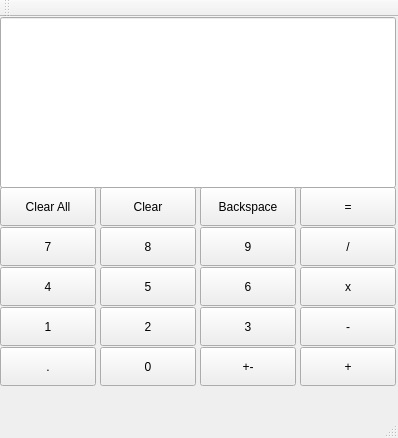
<?xml version="1.0" encoding="UTF-8"?>
<ui version="4.0">
 <class>MainWindow</class>
 <widget class="QMainWindow" name="MainWindow">
  <property name="geometry">
   <rect>
    <x>0</x>
    <y>0</y>
    <width>398</width>
    <height>438</height>
   </rect>
  </property>
  <property name="windowTitle">
   <string>MainWindow</string>
  </property>
  <widget class="QWidget" name="centralWidget">
   <widget class="QLineEdit" name="display">
    <property name="geometry">
     <rect>
      <x>0</x>
      <y>0</y>
      <width>396</width>
      <height>171</height>
     </rect>
    </property>
   </widget>
   <widget class="QPushButton" name="pushButton">
    <property name="geometry">
     <rect>
      <x>0</x>
      <y>170</y>
      <width>96</width>
      <height>39</height>
     </rect>
    </property>
    <property name="text">
     <string>Clear All</string>
    </property>
   </widget>
   <widget class="QPushButton" name="pushButton_2">
    <property name="geometry">
     <rect>
      <x>100</x>
      <y>170</y>
      <width>96</width>
      <height>39</height>
     </rect>
    </property>
    <property name="text">
     <string>Clear</string>
    </property>
   </widget>
   <widget class="QPushButton" name="pushButton_3">
    <property name="geometry">
     <rect>
      <x>200</x>
      <y>170</y>
      <width>96</width>
      <height>39</height>
     </rect>
    </property>
    <property name="text">
     <string>Backspace</string>
    </property>
   </widget>
   <widget class="QPushButton" name="pushButton_4">
    <property name="geometry">
     <rect>
      <x>300</x>
      <y>170</y>
      <width>96</width>
      <height>39</height>
     </rect>
    </property>
    <property name="text">
     <string>=</string>
    </property>
   </widget>
   <widget class="QPushButton" name="pushButton_5">
    <property name="geometry">
     <rect>
      <x>300</x>
      <y>210</y>
      <width>96</width>
      <height>39</height>
     </rect>
    </property>
    <property name="text">
     <string>/</string>
    </property>
   </widget>
   <widget class="QPushButton" name="pushButton_6">
    <property name="geometry">
     <rect>
      <x>300</x>
      <y>250</y>
      <width>96</width>
      <height>39</height>
     </rect>
    </property>
    <property name="text">
     <string>x</string>
    </property>
   </widget>
   <widget class="QPushButton" name="pushButton_7">
    <property name="geometry">
     <rect>
      <x>300</x>
      <y>290</y>
      <width>96</width>
      <height>39</height>
     </rect>
    </property>
    <property name="text">
     <string>-</string>
    </property>
   </widget>
   <widget class="QPushButton" name="pushButton_8">
    <property name="geometry">
     <rect>
      <x>300</x>
      <y>330</y>
      <width>96</width>
      <height>39</height>
     </rect>
    </property>
    <property name="text">
     <string>+</string>
    </property>
   </widget>
   <widget class="QPushButton" name="changeSignButton">
    <property name="geometry">
     <rect>
      <x>200</x>
      <y>330</y>
      <width>96</width>
      <height>39</height>
     </rect>
    </property>
    <property name="text">
     <string>+-</string>
    </property>
   </widget>
   <widget class="QPushButton" name="pushButton_10">
    <property name="geometry">
     <rect>
      <x>200</x>
      <y>210</y>
      <width>96</width>
      <height>39</height>
     </rect>
    </property>
    <property name="text">
     <string>9</string>
    </property>
   </widget>
   <widget class="QPushButton" name="pushButton_11">
    <property name="geometry">
     <rect>
      <x>200</x>
      <y>250</y>
      <width>96</width>
      <height>39</height>
     </rect>
    </property>
    <property name="text">
     <string>6</string>
    </property>
   </widget>
   <widget class="QPushButton" name="pushButton_12">
    <property name="geometry">
     <rect>
      <x>200</x>
      <y>290</y>
      <width>96</width>
      <height>39</height>
     </rect>
    </property>
    <property name="text">
     <string>3</string>
    </property>
   </widget>
   <widget class="QPushButton" name="pushButton_13">
    <property name="geometry">
     <rect>
      <x>100</x>
      <y>210</y>
      <width>96</width>
      <height>39</height>
     </rect>
    </property>
    <property name="text">
     <string>8</string>
    </property>
   </widget>
   <widget class="QPushButton" name="pushButton_14">
    <property name="geometry">
     <rect>
      <x>100</x>
      <y>250</y>
      <width>96</width>
      <height>39</height>
     </rect>
    </property>
    <property name="text">
     <string>5</string>
    </property>
   </widget>
   <widget class="QPushButton" name="pushButton_15">
    <property name="geometry">
     <rect>
      <x>100</x>
      <y>290</y>
      <width>96</width>
      <height>39</height>
     </rect>
    </property>
    <property name="text">
     <string>2</string>
    </property>
   </widget>
   <widget class="QPushButton" name="pushButton_16">
    <property name="geometry">
     <rect>
      <x>100</x>
      <y>330</y>
      <width>96</width>
      <height>39</height>
     </rect>
    </property>
    <property name="text">
     <string>0</string>
    </property>
   </widget>
   <widget class="QPushButton" name="pushButton_17">
    <property name="geometry">
     <rect>
      <x>0</x>
      <y>210</y>
      <width>96</width>
      <height>39</height>
     </rect>
    </property>
    <property name="text">
     <string>7</string>
    </property>
   </widget>
   <widget class="QPushButton" name="pushButton_18">
    <property name="geometry">
     <rect>
      <x>0</x>
      <y>250</y>
      <width>96</width>
      <height>39</height>
     </rect>
    </property>
    <property name="text">
     <string>4</string>
    </property>
   </widget>
   <widget class="QPushButton" name="pushButton_19">
    <property name="geometry">
     <rect>
      <x>0</x>
      <y>290</y>
      <width>96</width>
      <height>39</height>
     </rect>
    </property>
    <property name="text">
     <string>1</string>
    </property>
   </widget>
   <widget class="QPushButton" name="pushButton_20">
    <property name="geometry">
     <rect>
      <x>0</x>
      <y>330</y>
      <width>96</width>
      <height>39</height>
     </rect>
    </property>
    <property name="text">
     <string>.</string>
    </property>
   </widget>
  </widget>
  <widget class="QMenuBar" name="menuBar">
   <property name="geometry">
    <rect>
     <x>0</x>
     <y>0</y>
     <width>398</width>
     <height>30</height>
    </rect>
   </property>
  </widget>
  <widget class="QToolBar" name="mainToolBar">
   <attribute name="toolBarArea">
    <enum>TopToolBarArea</enum>
   </attribute>
   <attribute name="toolBarBreak">
    <bool>false</bool>
   </attribute>
  </widget>
  <widget class="QStatusBar" name="statusBar"/>
 </widget>
 <layoutdefault spacing="6" margin="11"/>
 <resources/>
 <connections/>
</ui>
